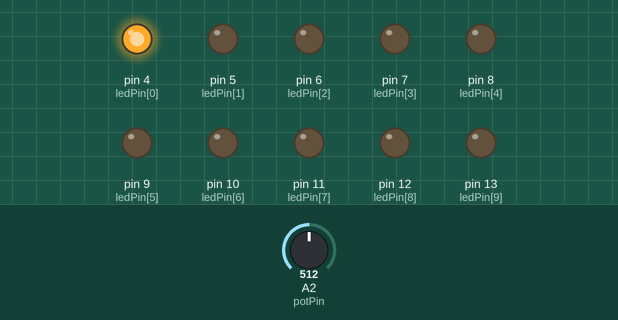
A sketch run on a simulated Arduino Uno, built with avr-gcc and run on an emulated ATmega328P. Shown: output pins drawn as LEDs (lit = HIGH). Dashed ring = blinking. The test bench sets the inputs (shaded band); at power-on: A2 (potPin) = 512.

Above: at 1.2 s.
1.3 s: A2 (potPin) set to 122
At 3.7 s:
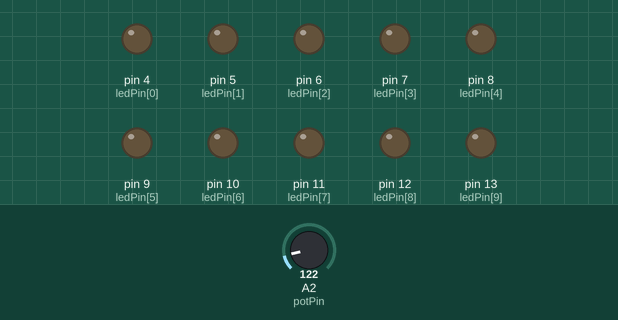
4.3 s: A2 (potPin) set to 0
At 5.1 s:
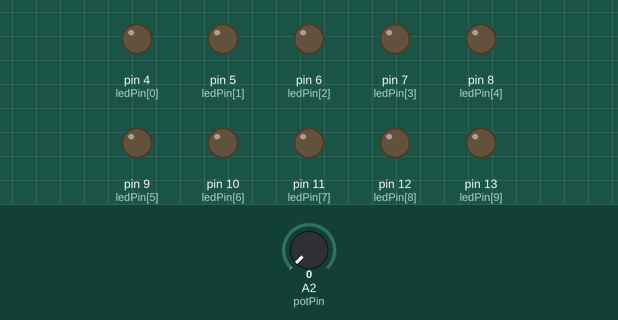
7.3 s: A2 (potPin) set to 511
At 8.8 s:
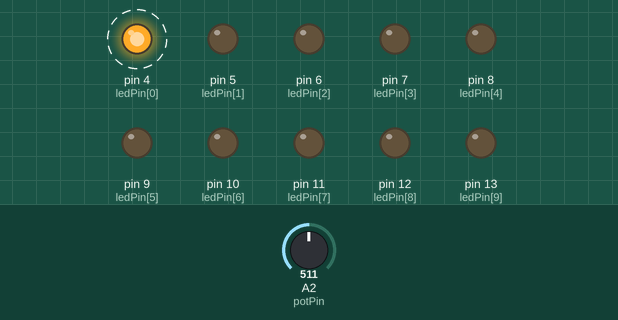
10.3 s: A2 (potPin) set to 554
13.3 s: A2 (potPin) set to 579
15.3 s: A2 (potPin) set to 306
At 18.29 s:
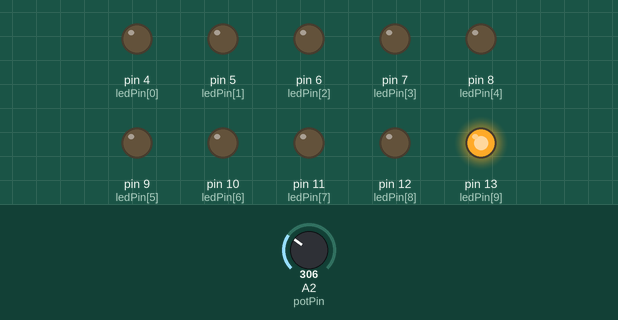
Timing chart, 0 to 19.3 s (numbered marks = the images above; inputs shaded):
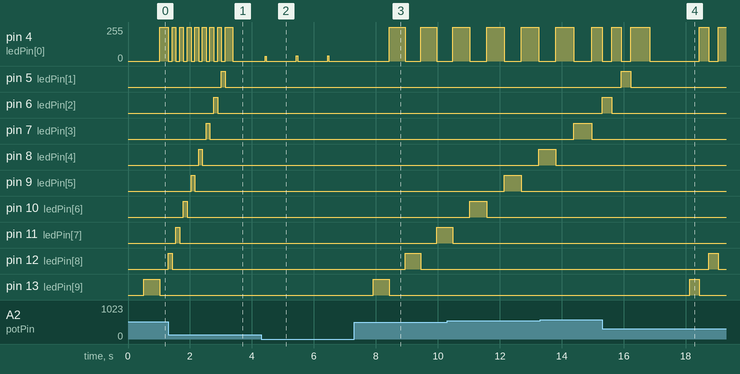

Measured:
- after the input at 1.3 s, pin 5 (ledPin[1]): LOW → HIGH after 1.7 s, → LOW 0.12 s later; pin 6 (ledPin[2]): LOW → HIGH after 1.5 s, → LOW 0.12 s later; pin 7 (ledPin[3]): LOW → HIGH after 1.2 s, → LOW 0.12 s later; pin 8 (ledPin[4]): LOW → HIGH after 0.98 s, → LOW 0.12 s later; pin 9 (ledPin[5]): LOW → HIGH after 0.73 s, → LOW 0.12 s later
- after the input at 4.3 s, pin 5 (ledPin[1]): stays LOW (without the input it goes to HIGH after 2.2 s); pin 6 (ledPin[2]): stays LOW (without the input it goes to HIGH after 1.9 s)
- after the input at 7.3 s, pin 11 (ledPin[7]): LOW → HIGH after 2.7 s; pin 12 (ledPin[8]): LOW → HIGH after 1.6 s, → LOW 0.51 s later; pin 13 (ledPin[9]): LOW → HIGH after 0.62 s, → LOW 0.51 s later
- after the input at 15.3 s, pin 12 (ledPin[8]): LOW → HIGH after 3.4 s, → LOW 0.31 s later; pin 13 (ledPin[9]): LOW → HIGH after 2.8 s, → LOW 0.31 s later

The sketch:

p6_ex2.ino
```cpp
// Projeto 6 - Iluminação sequencial com LEDs, delay controlado pelo potenciometro

byte ledPin[] = {4, 5, 6, 7, 8, 9, 10, 11, 12, 13};
byte potPin = 2;;
byte currentLed = 9;
int ledDelay;
unsigned long changeTime;

void setup()
{
  for(int i=0; i<10; i++)
    pinMode(ledPin[i], OUTPUT);
  changeTime = millis();
}

void loop()
{
  ledDelay = analogRead(potPin);
  if((millis() - changeTime) > ledDelay)
  {
    changeLed();
    changeTime = millis();
  }
}

void changeLed()
{
  for(int i=0; i<10; i++)
    digitalWrite(ledPin[i], LOW);

  digitalWrite(ledPin[currentLed], HIGH);
  delay(ledDelay);
  digitalWrite(ledPin[currentLed], LOW);
  digitalWrite(ledPin[0], HIGH);
  currentLed -= 1;

  if(currentLed == 0)
  {
    delay(ledDelay * 2);
    digitalWrite(ledPin[0], LOW);
    currentLed = 9;
    delay(1000);
  }
}
```
